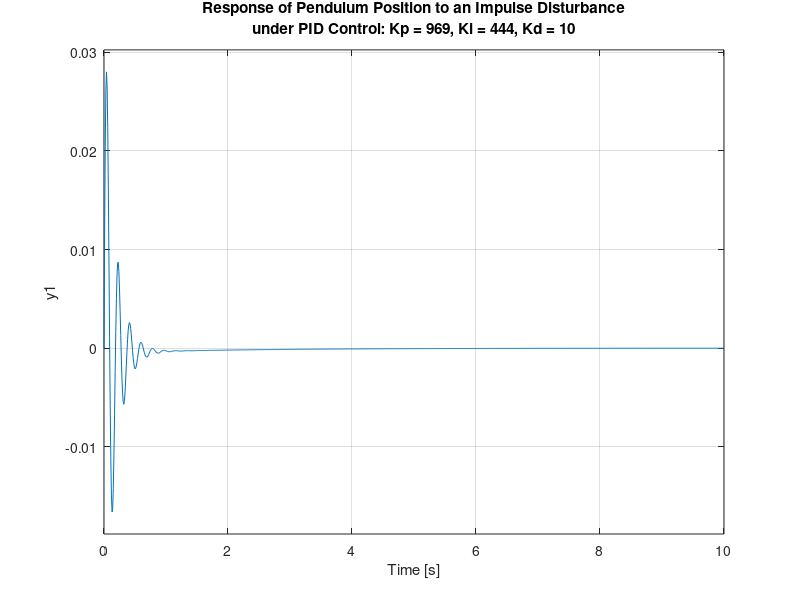

Recreate this plot in MATLAB.
M = 1.44;
m = 0.27;
b = 0.1;
I = 0.006;
g = 9.8;
l = 0.5;
q = (M+m)*(I+m*l^2)-(m*l)^2;
s = tf('s');
P_pend = (m*l*s/q)/(s^3 + (b*(I + m*l^2))*s^2/q - ((M + m)*m*g*l)*s/q - b*m*g*l/q);

Kp = 969;
Ki = 444;
Kd = 10;
C = pid(Kp,Ki,Kd);
T = feedback(P_pend,C);
t=0:0.01:10;
impulse(T,t)
title({'Response of Pendulum Position to an Impulse Disturbance';'under PID Control: Kp = 969, Ki = 444, Kd = 10'});
